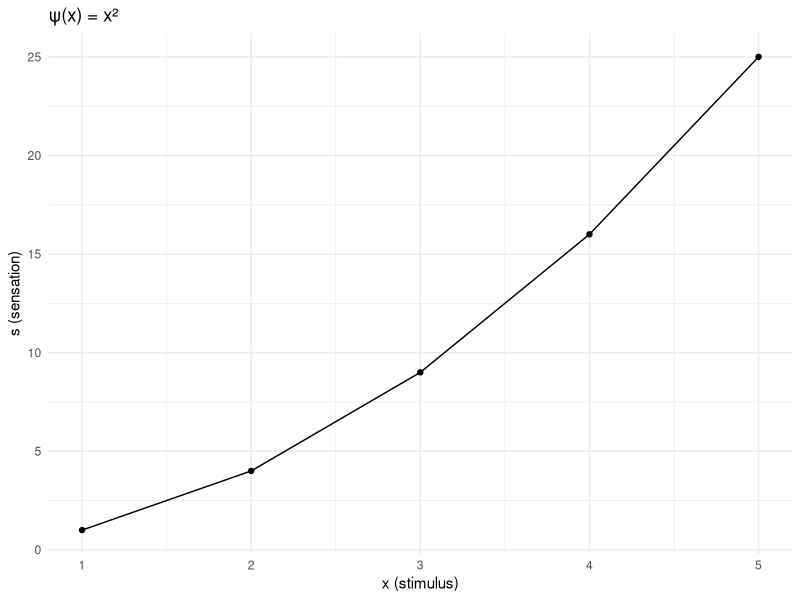

Recreate this plot in R.
## ---- chunk 1
#| echo: false
#| message: false
library(ggplot2)
## ---- chunk 2
# Example: measuring the same stimulus in different units
stimulus <- c(1, 2, 3, 4, 5)

g_meters <- stimulus
f_centimeters <- 100 * stimulus

# Key property: RATIOS are preserved
data.frame(
  stimulus = stimulus,
  k_constant = 100,
  meters = g_meters,
  centimeters = f_centimeters,
  ratio_m = g_meters / g_meters[1],
  ratio_cm = f_centimeters / f_centimeters[1]
)
## ---- chunk 3
# Define an example psychophysical function: psi(x) = x^2
psi <- function(x) x^2

# Original measurements
x <- c(1, 2, 3, 4, 5)
s <- psi(x)

data.frame(x = x, s = s)
## ---- chunk 4
#| fig-width: 4
#| fig-height: 2.5

ggplot(data.frame(x = x, s = s), aes(x = x, y = s)) +
  geom_line() +
  geom_point() +
  labs(title = "ψ(x) = x²", x = "x (stimulus)", y = "s (sensation)") +
  theme_minimal()
## ---- chunk 5
k <- 3
x_new <- k * x  # rescaled stimulus measurements

# What is s when we plug in the new x?
s_from_new_x <- psi(x_new)

data.frame(
  x_original = x,
  x_rescaled = x_new,
  s_original = s,
  s_from_rescaled = s_from_new_x
)
## ---- chunk 6
# For x = 1:
s_from_new_x[1] / s[1]  # psi(3*1) / psi(1) = 9 / 1 = 9

# For x = 2:
s_from_new_x[2] / s[2]  # psi(3*2) / psi(2) = 36 / 4 = 9

# For x = 3:
s_from_new_x[3] / s[3]  # psi(3*3) / psi(3) = 81 / 9 = 9
## ---- chunk 7
# Test with k = 3, x = 4, different beta values
k <- 3
x <- 4

# beta = 0.5
(k * x)^0.5  # psi(kx)
k^0.5 * x^0.5  # K(k) * psi(x)

# beta = 1
(k * x)^1
k^1 * x^1

# beta = 2
(k * x)^2
k^2 * x^2

# beta = 3
(k * x)^3
k^3 * x^3
## ---- chunk 8
# psi(x) = log(x)
k <- 3

# Try to find K(k) = psi(kx) / psi(x) for different x values:

# For x = 2:
log(k * 2) / log(2)  

# For x = 4:
log(k * 4) / log(4)  

# For x = 8:
log(k * 8) / log(8)  
## ---- chunk 9
x <- 4
x0 <- 1
k <- 3

# Original ratio
original <- x / x0

# After rescaling BOTH x and x0 by k
scaled <- (k * x) / (k * x0)

data.frame(
  original_ratio = original,
  scaled_ratio = scaled,
  unchanged = original == scaled
)
